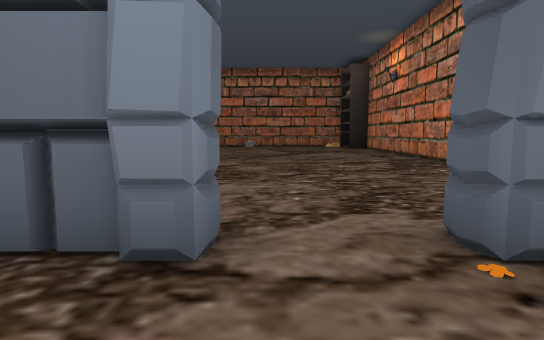
view 1 (above)

16 first-person views from a walk through a 3-D level made in the Unity game engine. The camera is 1.2 m above the floor, tilts 6° down and sees 75° across. The floor is counted in squares, 1.53 m on a side. Each view is taken from the middle of a square. On the plan, view 1 faces up. The plan holds only what a view shows up to about 12 squares ahead; the rest is blank. The player is left out. Door leaves are left out, so doorways stand open.

view 2
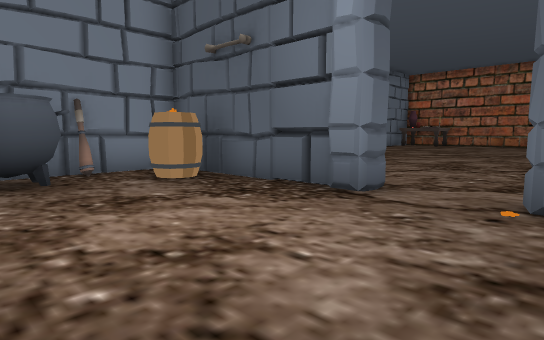

view 3
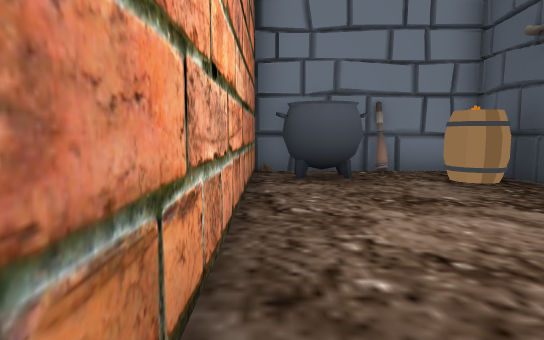

view 4
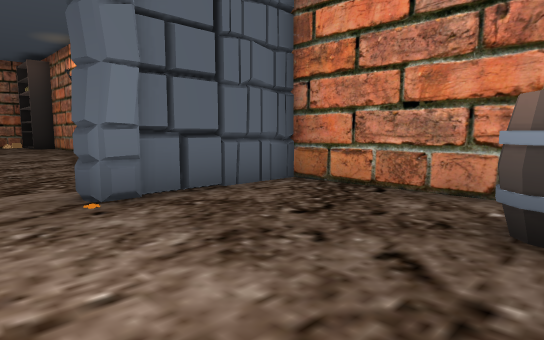

view 5
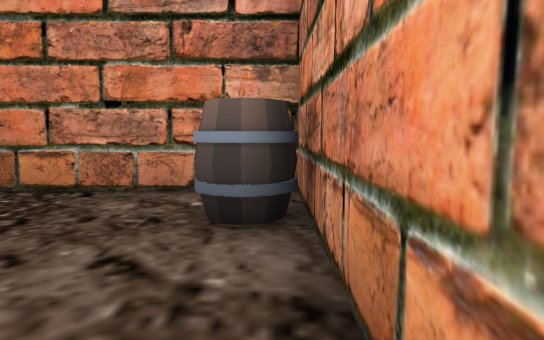

view 6
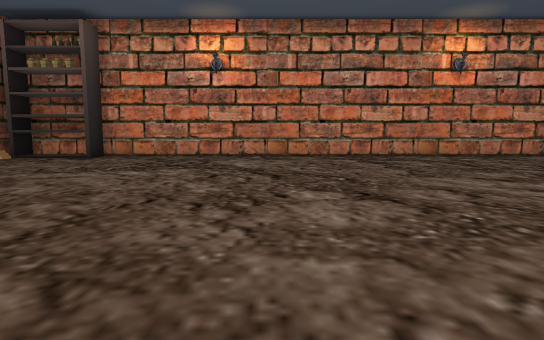

view 7
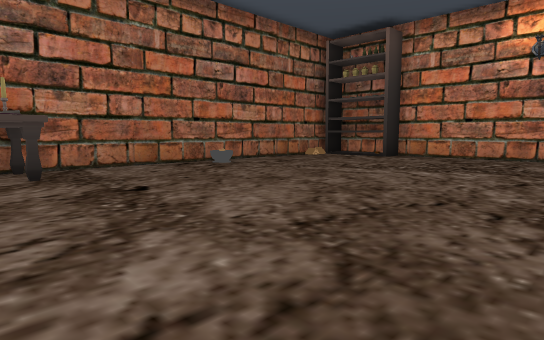

view 8
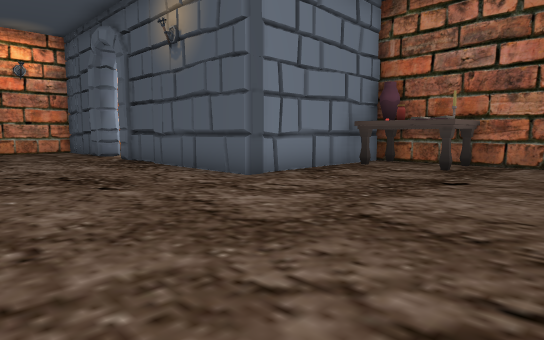

view 9
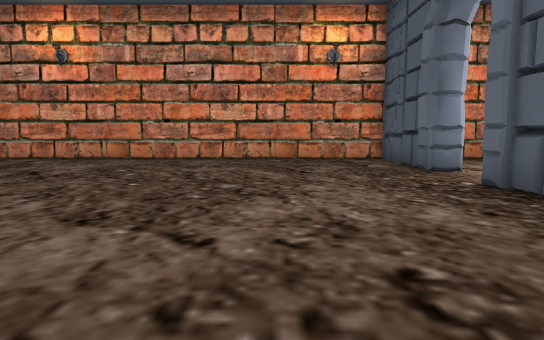

view 10
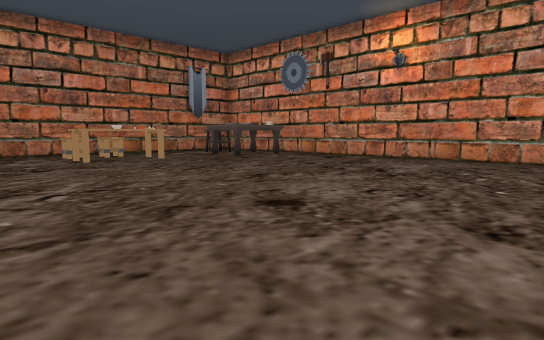

view 11
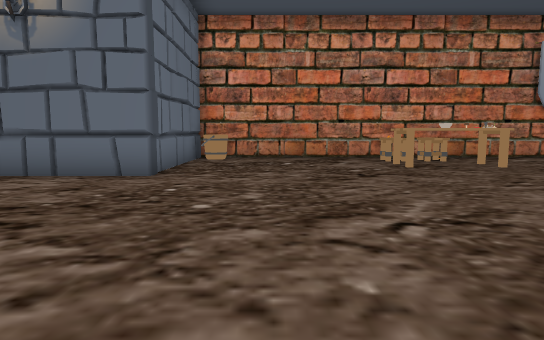

view 12
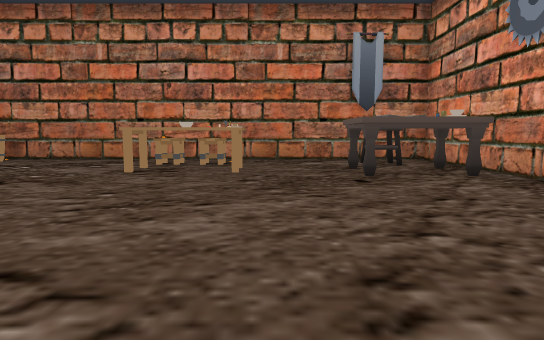

view 13
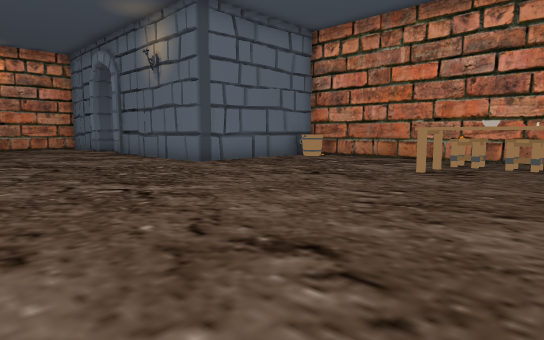

view 14
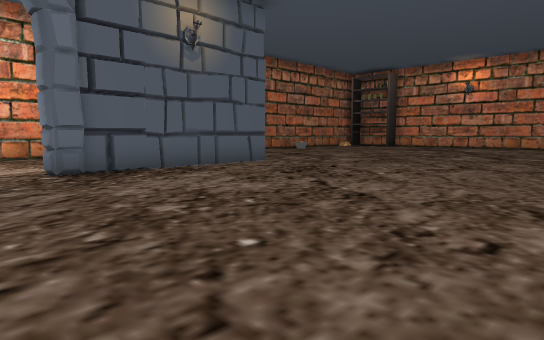

view 15
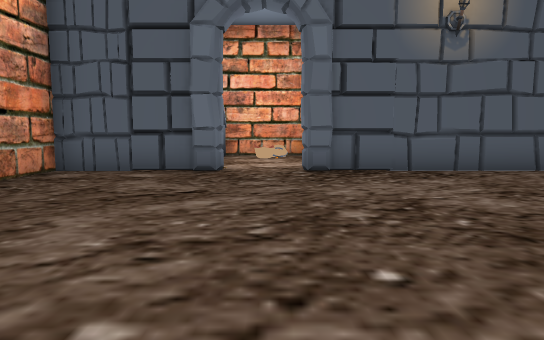

view 16
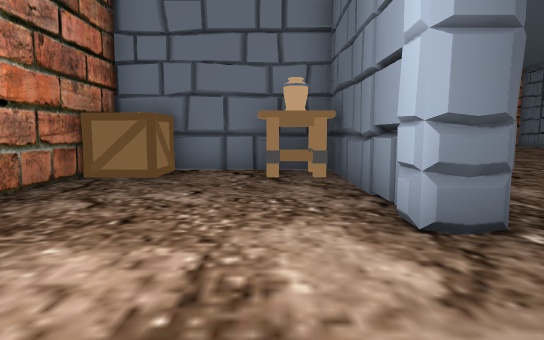

### Floor plan
Points are (right, up) in squares from view 1. A wall is a line through its corners. A room is listed if a view was taken in it or the views show most of it. See-through windows are left out.
Room 1 (views 1, 2, 3, 4, 5)
walls: (-0.4, 2.2) (-4.4, 2.2); (-4.8, 0.2) (-5.4, -0.1); (-5.2, 1.6) (-5.2, -2.3) (4.7, -2.3) (4.7, 2.2) (1.4, 2.2)
ways out: open door at (0, 2) to room 2; open door at (1, 1) to room 2
objects: other object (-5, -2) to (-4, -1); other object (-4, 1); other object (3, -2)
Room 2 (views 6, 7, 8, 9, 10, 11, 12, 13, 14, 15)
walls: (-13.3, 15.3) (-13.4, 15.8); (-0.4, 2.7) (-0.4, 2.2); (-0.4, 2.5) (-0.4, 2.2); (-15, 15.3) (-18.5, 15.3) (-18.5, 4); (-15, 15.6) (-15.1, 15.1); (-15, 15.6) (-15.1, 15.1); (-8, 19.4) (-8, 15.3) (-13.4, 15.3) (-13.3, 15.8); (-5.7, -1.5) (-5.7, 2.6) (-2.2, 2.6); (-15.1, 15.9) (-14.9, 15.1) (-15.6, 15.1); (-15.1, 15.9) (-15, 15.1); (1.3, 2.2) (1.3, 2.5); (1.4, 2.2) (1.3, 2.5); (-17.6, 15.3) (-18.1, 15.3); (4.7, 3) (4.7, 20); (-18.5, 2.2) (-18.5, -2.3) (-6.5, -2.3); (1.8, 20.3) (-5.6, 20.3); (4.4, 20.3) (3.9, 20.3)
ways out: open door at (0, 2) to room 1; open door at (1, 1) to room 1; open door at (-14.5, 16) to room 3
objects: other object (-17, -1) to (-17, 0); other object (-17, 1); other object (-16, 0) to (-16, 1); other object (-13, -1); other object (-13, 0); other object (-12, 0); other object (-12, 0) to (-11, 1); other object (-7, 19) to (-6, 19); other object (-7, 20); other object (-6, -2); other object (-6, 20); other object (1, 2); other object (4, 19)
Room 3 (view 16)
walls: (-13.3, 15.8) (-8.5, 15.8) (-8.5, 19.1); (-18.5, 18.2) (-18.5, 17.6); (-9.6, 20.3) (-13.4, 20.3)
ways out: open door at (-14.5, 16) to room 2; gap at (-14, 20)
objects: other object (-18, 19) to (-16, 19); other object (-18, 20) to (-17, 20); other object (-14, 19); other object (-9, 17); other object (-9, 19) to (-9, 20)

Where each view was taken, in squares from view 1:
view 1: 0 up, 0 right, facing up
view 2: 2 down, 2 right, facing up-left
view 3: 2 down, 2 right, facing left
view 4: 2 down, 0 right, facing up-right
view 5: 2 down, 0 right, facing right
view 6: 12 up, 7 left, facing right
view 7: 12 up, 7 left, facing up-right
view 8: 11 up, 3 left, facing up-left
view 9: 12 up, 8 left, facing left
view 10: 11 up, 8 left, facing down-left
view 11: 9 up, 8 left, facing down
view 12: 8 up, 14 left, facing down
view 13: 8 up, 14 left, facing down-right
view 14: 8 up, 15 left, facing up-right
view 15: 8 up, 14 left, facing up
view 16: 17 up, 16 left, facing right
